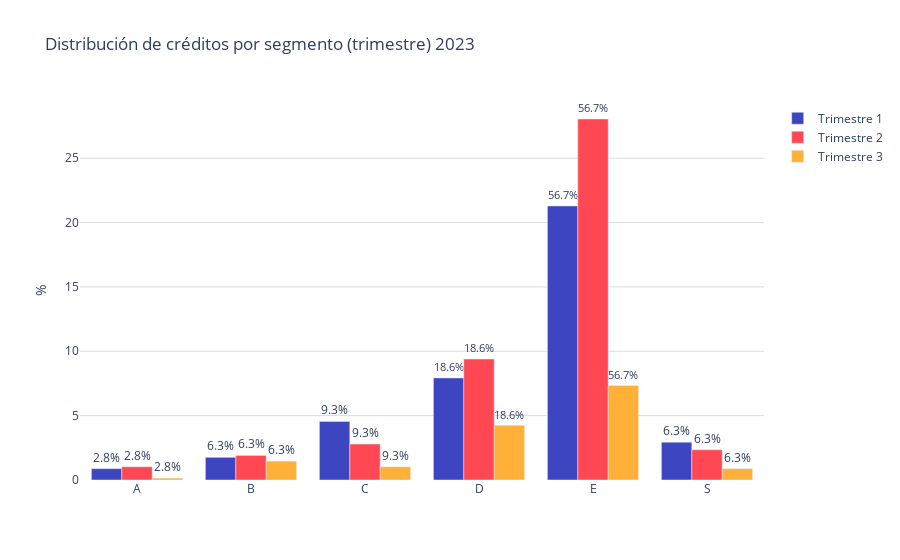

Notebook code for this chart:
### Code cell
colores = ['#3d45c0','#ff4853','#ffb038','#7cc668']

fig = go.Figure()
trimestres = tabla_porcentajes.columns
for i, trimestre in enumerate(trimestres):
    fig.add_trace(go.Bar(
        name=f'Trimestre {trimestre}', 
        x=tabla_porcentajes.index, 
        y=tabla_porcentajes[trimestre], 
        marker_color=colores[i],
        text=porcentajes,  # Texto que se mostrará en las barras (porcentaje)
        textposition='outside',  # Posición del texto (puede ser 'inside' o 'outside')
        texttemplate='%{text:.1f}%', 
    ))
fig.update_layout(
    #barmode='stack', 
    title='Distribución de créditos por segmento (trimestre) 2023',
    yaxis=dict(
        #tickformat='2.2%',
        title='%', # Título del eje y
        gridcolor='#dddcda', # Color de las líneas que dividen los rangos del eje Y         
    ),  
    plot_bgcolor='rgba(0,0,0,0)',  # Color de fondo del gráfico
    legend=dict(
        yanchor="top",
        y=0.99,
    )
)
# Exportar gráfica como archivo HTML
def guardar_grafico_como_html(fig, nombre_archivo, carpeta='graficas'):
    # Crear la carpeta si no existe
    if not os.path.exists(carpeta):
        os.makedirs(carpeta)
    
    # Gráfica como archivo HTML en la carpeta especificada
    pio.write_html(fig, f'{carpeta}/{nombre_archivo}.html')

guardar_grafico_como_html(fig, 'g_bar_discreditossegmento_trimestre2023_pachuca', carpeta='graficas')

fig.show()

### Figure 1 — Plotly figure (JSON) as saved in the notebook; plotly's stock layout.template omitted (floating-point values rounded to 4 significant figures)
{"data": [{"marker": {"color": "#3d45c0"}, "name": "Trimestre 1", "text": [2.79, 6.314, 9.251, 18.65, 56.68, 6.314], "textposition": "outside", "texttemplate": "%{text:.1f}%", "type": "bar", "x": ["A", "B", "C", "D", "E", "S"], "y": [0.8811, 1.762, 4.552, 7.93, 21.29, 2.937]}, {"marker": {"color": "#ff4853"}, "name": "Trimestre 2", "text": [2.79, 6.314, 9.251, 18.65, 56.68, 6.314], "textposition": "outside", "texttemplate": "%{text:.1f}%", "type": "bar", "x": ["A", "B", "C", "D", "E", "S"], "y": [1.028, 1.909, 2.79, 9.398, 28.05, 2.349]}, {"marker": {"color": "#ffb038"}, "name": "Trimestre 3", "text": [2.79, 6.314, 9.251, 18.65, 56.68, 6.314], "textposition": "outside", "texttemplate": "%{text:.1f}%", "type": "bar", "x": ["A", "B", "C", "D", "E", "S"], "y": [0.1468, 1.468, 1.028, 4.258, 7.342, 0.8811]}], "layout": {"legend": {"y": 0.99, "yanchor": "top"}, "plot_bgcolor": "rgba(0,0,0,0)", "title": {"text": "Distribución de créditos por segmento (trimestre) 2023"}, "yaxis": {"gridcolor": "#dddcda", "title": {"text": "%"}}}}
